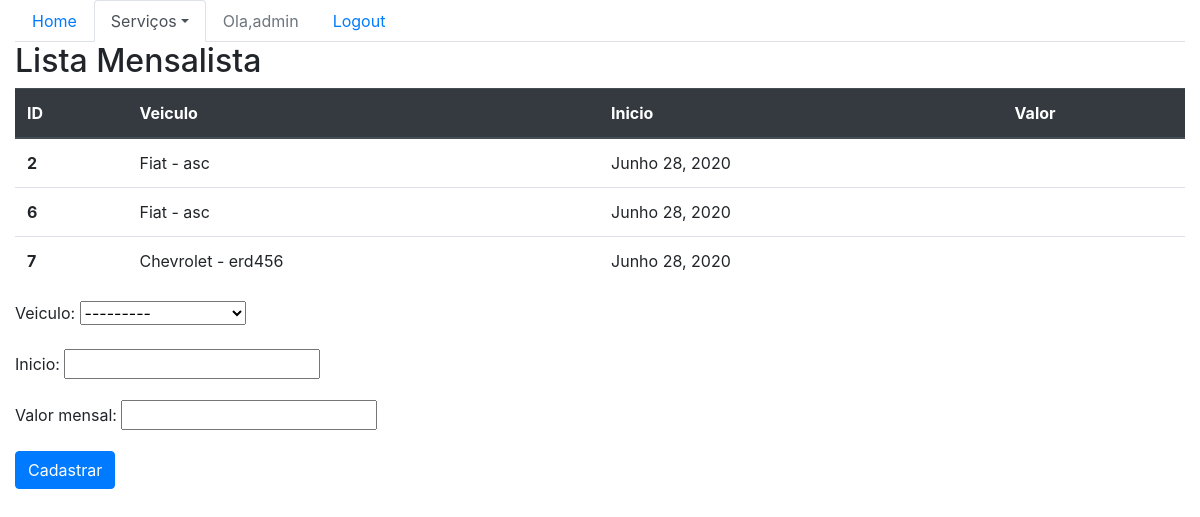
Screenshot of /sistema/mensalistas/ (signed in) with the database file from the repository.
### core/models.py (models this page shows, shortened)
class Mensalista(models.Model):
    veiculo = models.ForeignKey(Veiculo,on_delete=models.CASCADE)
    inicio = models.DateField()
    valor_mensal = models.DecimalField(max_digits=5,decimal_places=2)

class Veiculo(models.Model):
    marca = models.ForeignKey(Marca, on_delete=models.CASCADE)
    placa = models.CharField(max_length=10)
    proprietario = models.ForeignKey(Pessoa, on_delete=models.CASCADE)
    cor = models.CharField(max_length=15)
    observacoes = models.TextField()
    def __str__(self):
        return self.marca.nome +  ' - ' + self.placa

class Marca(models.Model):
    nome = models.CharField(max_length=50)

### core/views.py (the view)
# urls.py: path('mensalistas/',lista_mensalista, name='core_lista_mensalista'), #name nome da view que é chamada
@login_required
def lista_mensalista(request):
    form = MensalistaForm()
    mensalistas = Mensalista.objects.all()
    data = {'mensalistas' : mensalistas, 'form' : form}
    return render(request,'core/lista_mensalistas.html', data)

### core/forms.py
class MensalistaForm(ModelForm):
    class Meta:
        model = Mensalista
        fields = '__all__'

### core/templates/core/lista_mensalistas.html (shortened to what this page needs)
{% extends 'base.html' %}
{% block menu %}
    <ul class="nav nav-tabs">
        <li class="nav-item">
        <a class="nav-link" href="/sistema">Home</a>
        </li>
        <li class="nav-item dropdown">
        <a class="nav-link dropdown-toggle active" data-toggle="dropdown" href="#" role="button" aria-haspopup="true" aria-expanded="false">Serviços</a>
        </li>
        {% if user.is_authenticated %}
            <li class="nav-item">
                <a class="nav-link disabled" href="">Ola,{{user}}</a>
            </li>
            <li class="nav-item">
                <a class="nav-link" href="{% url 'logout' %}">Logout</a>
            </li>
        {% else %}
            <li class="nav-item">
                <a class="nav-link " href="{% url 'login' %}">Login</a>
            </li>
        {% endif %}
    </ul>
{% endblock menu %}
{% block main %}
<div class="row">
    <div class="col">
<h2>Lista Mensalista</h2>
<table class="table">
    <thead class="thead-dark">
      <tr>
        <th scope="col">ID</th>
        <th scope="col">Veiculo</th>
        <th scope="col">Inicio</th>
        <th scope="col">Valor</th>
      </tr>
    </thead>
    <tbody>
        {% for mensalistas in mensalistas %}
            <tr>
                <th scope="row">{{mensalistas.id}}</th>
                <td>{{mensalistas.veiculo}}</td>
                <td>{{mensalistas.inicio}}</td>
                <td>{{mensalistas.valor}}</td>
            </tr>
        {% endfor %}
    </tbody>
</table>
<form action="{% url 'core_mensalista_novo' %}" method="POST" >
    {{form.as_p}}
    <button type="submit" class="btn btn-primary">Cadastrar</button>
</form>
    </div>
</div>
{% endblock main %}

### rows the page displays
Mensalista: id "2", veiculo "Fiat - asc", inicio "Junho 28, 2020"
Mensalista: id "6", veiculo "Fiat - asc", inicio "Junho 28, 2020"
Mensalista: id "7", veiculo "Chevrolet - erd456", inicio "Junho 28, 2020"

### other values shown
{{ user }} "admin"
